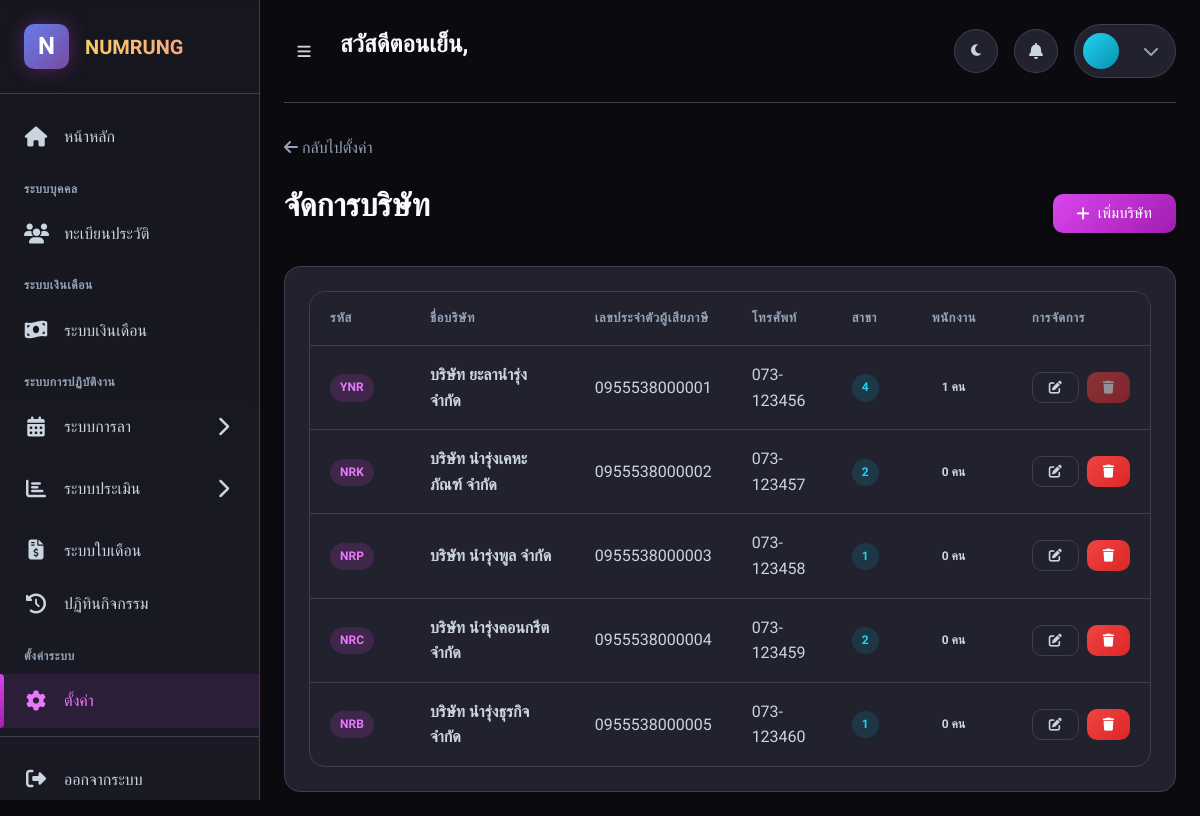
Screenshot of /modules/settings/companies.php (signed in) with the database file from the repository.
### tables this page shows
CREATE TABLE IF NOT EXISTS companies (
    company_id INT AUTO_INCREMENT PRIMARY KEY,
    company_code VARCHAR(20) NOT NULL UNIQUE,
    company_name VARCHAR(255) NOT NULL,
    tax_id VARCHAR(20),
    address TEXT,
    phone VARCHAR(50),
    email VARCHAR(100),
    logo VARCHAR(255),
    status TINYINT DEFAULT 1 COMMENT '1=active, 0=inactive',
    created_at DATETIME DEFAULT CURRENT_TIMESTAMP,
    updated_at DATETIME DEFAULT CURRENT_TIMESTAMP ON UPDATE CURRENT_TIMESTAMP
);

### modules/settings/companies.php (the view, shortened to what this page needs)
<?php
$pdo = getDBConnection();
$stmt = $pdo->query("
    SELECT c.*,
           (SELECT COUNT(*) FROM branches WHERE company_id = c.company_id AND status = 1) as branch_count,
           (SELECT COUNT(*) FROM employees WHERE company_id = c.company_id AND status = 'active') as employee_count
    FROM companies c
    WHERE c.status = 1
    ORDER BY c.company_id
");
$companies = $stmt->fetchAll();
include __DIR__ . '/../../includes/header.php';
?>
<div class="page-content">
    <nav class="mb-4">
        <a href="<?= BASE_URL ?>modules/settings/" class="text-muted">
            <i class="fas fa-arrow-left"></i> กลับไปตั้งค่า
        </a>
    </nav>
    <div class="d-flex justify-content-between align-items-center mb-4">
        <h2>จัดการบริษัท</h2>
        <button class="btn btn-primary" onclick="showAddModal()">
            <i class="fas fa-plus"></i> เพิ่มบริษัท
        </button>
    </div>
    <div class="card">
        <div class="card-body">
            <div class="table-container">
                <table class="table">
                    <thead>
                        <tr>
                            <th style="width: 100px;">รหัส</th>
                            <th>ชื่อบริษัท</th>
                            <th style="width: 140px;">เลขประจำตัวผู้เสียภาษี</th>
                            <th style="width: 100px;">โทรศัพท์</th>
                            <th style="width: 80px;">สาขา</th>
                            <th style="width: 100px;">พนักงาน</th>
                            <th style="width: 120px;">การจัดการ</th>
                        </tr>
                    </thead>
                    <tbody>
                        <?php foreach ($companies as $company): ?>
                        <tr>
                            <td><span class="badge badge-primary"><?= htmlspecialchars($company['company_code']) ?></span></td>
                            <td><strong><?= htmlspecialchars($company['company_name']) ?></strong></td>
                            <td class="text-muted"><?= htmlspecialchars($company['tax_id'] ?? '-') ?></td>
                            <td><?= htmlspecialchars($company['phone'] ?? '-') ?></td>
                            <td><span class="badge badge-secondary"><?= $company['branch_count'] ?></span></td>
                            <td><span class="badge badge-accent"><?= $company['employee_count'] ?> คน</span></td>
                            <td>
                                <div class="d-flex gap-2">
                                    <button class="btn btn-sm btn-outline"
                                            onclick="showEditModal(<?= htmlspecialchars(json_encode($company)) ?>)">
                                        <i class="fas fa-edit"></i>
                                    </button>
                                    <button class="btn btn-sm btn-danger"
                                            onclick="deleteCompany(<?= $company['company_id'] ?>)"
                                            <?= $company['employee_count'] > 0 ? 'disabled title="ไม่สามารถลบได้ มีพนักงานอยู่"' : '' ?>>
                                        <i class="fas fa-trash"></i>
                                    </button>
                                </div>
                            </td>
                        </tr>
                        <?php endforeach; ?>
                    </tbody>
                </table>
            </div>
        </div>
    </div>
</div>
<?php include __DIR__ . '/../../includes/footer.php'; ?>

### rows the page displays
companies: company_code "YNR", company_name "บริษัท ยะลานำรุ่ง จำกัด", tax "0955538000001", phone "073-123456", branch_count "4", employee_count "1"
companies: company_code "NRK", company_name "บริษัท นำรุ่งเคหะภัณฑ์ จำกัด", tax "0955538000002", phone "073-123457", branch_count "2", employee_count "0"
companies: company_code "NRP", company_name "บริษัท นำรุ่งพูล จำกัด", tax "0955538000003", phone "073-123458", branch_count "1", employee_count "0"
companies: company_code "NRC", company_name "บริษัท นำรุ่งคอนกรีต จำกัด", tax "0955538000004", phone "073-123459", branch_count "2", employee_count "0"
companies: company_code "NRB", company_name "บริษัท นำรุ่งธุรกิจ จำกัด", tax "0955538000005", phone "073-123460", branch_count "1", employee_count "0"

### other values shown
$greeting "สวัสดีตอนเย็น"
